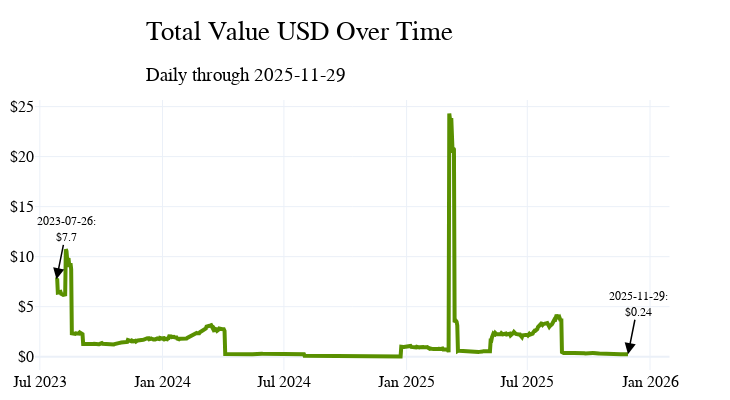

Notebook source saved alongside this figure:
### Code cell
cm = ChartMaker(shuffle_colors=True)
cm.build(
    df = df_returns,
    axes_data=dict(y1=['total_value_usd']),
    title='total_value_usd',
    chart_type={'y1':'line'},
    options = {'margin':dict(t=100),'annotations':True,
                'tickprefix':{'y1':'$'},'auto_title':False,
                'show_legend':False,'legend_placement':{'x':0.01,'y':1.05}},
)
cm.add_title(
    title='Total Value USD Over Time',
    subtitle=f'Daily through {df_returns.index.max()}',
    x=0.2,
    y=0.9
)
cm.add_annotations()
cm.show_fig()
cm.save_fig(save_directory='../img')

### Figure 1 — Plotly figure (JSON) as saved in the notebook; plotly's stock layout.template omitted (floating-point values rounded to 4 significant figures; data arrays with more than 128 entries replaced by an {"elided": "..."} marker saying what was removed)
{"data": [{"line": {"color": "#599000", "width": 4}, "mode": "lines", "name": "TOTAL VALUE USD ($0.24)     ", "showlegend": false, "type": "scatter", "x": {"elided": "858 str values"}, "xaxis": "x", "y": {"elided": "858 float values"}, "yaxis": "y"}], "layout": {"annotations": [{"arrowcolor": "black", "arrowhead": 2, "arrowsize": 1.5, "arrowwidth": 1.5, "ax": 10, "ay": -50, "font": {"color": "black", "family": "Cardo", "size": 12}, "showarrow": true, "text": "2025-11-29:<br>$0.24", "x": "2025-11-29", "xref": "x", "y": 0.2426, "yref": "y"}, {"arrowcolor": "black", "arrowhead": 2, "arrowsize": 1.5, "arrowwidth": 1.5, "ax": 10, "ay": -50, "font": {"color": "black", "family": "Cardo", "size": 12}, "showarrow": true, "text": "2023-07-26:<br>$7.7", "x": "2023-07-26", "xref": "x", "y": 7.735, "yref": "y"}], "autosize": true, "barmode": "stack", "font": {"color": "black", "family": "Cardo", "size": 16}, "height": 400, "hovermode": "x unified", "legend": {"bgcolor": "rgba(0,0,0,0)", "bordercolor": "rgba(0,0,0,0)", "borderwidth": 1, "font": {"color": "black", "family": "Cardo", "size": 12}, "orientation": "v", "traceorder": "normal", "x": 0.01, "xanchor": "left", "y": 1.05, "yanchor": "top"}, "margin": {"b": 10, "l": 10, "r": 10, "t": 100}, "title": {"font": {"color": "black", "family": "Cardo", "size": 27}, "text": "<span style='color: black; font-weight: normal;'>Total Value USD Over Time</span><br><sub style='font-size: 18px; color: black; font-weight: normal;'>Daily through 2025-11-29</sub>", "x": 0.2, "xanchor": "left", "y": 0.9, "yanchor": "top"}, "width": 730, "xaxis": {"anchor": "y", "domain": [0, 0.94], "tickfont": {"color": "black"}}, "xaxis2": {"overlaying": "x", "side": "top", "tickfont": {"color": "black"}}, "yaxis": {"anchor": "x", "color": "black", "domain": [0, 1], "showticklabels": true, "tickfont": {"color": "black"}, "tickprefix": "$"}, "yaxis2": {"anchor": "x", "color": "black", "overlaying": "y", "side": "right", "tickfont": {"color": "black"}}}}
